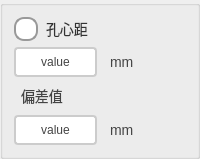
            <widget class="QGroupBox" name="groupBox_9">
             <property name="title">
              <string/>
             </property>
             <layout class="QVBoxLayout" name="verticalLayout_9">
              <item>
               <layout class="QHBoxLayout" name="horizontalLayout_14">
                <item>
                 <widget class="QRadioButton" name="rbtn_holeCenterDistanceEnable">
                  <property name="sizePolicy">
                   <sizepolicy hsizetype="Minimum" vsizetype="Minimum">
                    <horstretch>0</horstretch>
                    <verstretch>0</verstretch>
                   </sizepolicy>
                  </property>
                  <property name="styleSheet">
                   <string notr="true">QRadioButton {
    spacing: 8px;
    font-size: 14px;
    color: #333;  /* 保持原始文字颜色 */
}

/* 未选中状态 */
QRadioButton::indicator {
    width: 20px;
    height: 20px;
    border-radius: 10px;
    border: 2px solid #999;
    background: #ffffff;
}

/* 悬停效果 */
QRadioButton::indicator:hover {
    border: 2px solid #666;
}

/* 选中状态 */
QRadioButton::indicator:checked {
    border: 2px solid #FF6B00;  /* 橙色边框 */
}

/* 选中时的内圆 */
QRadioButton::indicator:checked {
    background-color: qradialgradient(
        cx:0.5, cy:0.5,
        radius:0.4,
        fx:0.5, fy:0.5,
        stop:0 #FF6B00,  /* 主橙色 */
        stop:1 transparent
    );
}

/* 禁用状态 */
QRadioButton:::disabled {
    border: 2px solid #ccc;
    background: #eee;
}

/* 点击动画效果 */
QRadioButton::indicator:pressed {
    border: 2px solid #CC5500;  /* 深橙色边框 */
    background-color: qradialgradient(
        cx:0.5, cy:0.5,
        radius:0.5,
        fx:0.5, fy:0.5,
        stop:0 #FFD8B3,  /* 浅橙色渐变 */
        stop:1 transparent
    );
}</string>
                  </property>
                  <property name="text">
                   <string>孔心距</string>
                  </property>
                 </widget>
                </item>
               </layout>
              </item>
              <item>
               <layout class="QHBoxLayout" name="horizontalLayout_23">
                <item>
                 <widget class="QPushButton" name="pbtn_holeCenterDistanceValue">
                  <property name="sizePolicy">
                   <sizepolicy hsizetype="Minimum" vsizetype="Minimum">
                    <horstretch>0</horstretch>
                    <verstretch>0</verstretch>
                   </sizepolicy>
                  </property>
                  <property name="styleSheet">
                   <string notr="true">QPushButton {
    padding: 6px 14px;
    border: 2px solid #CCC;
    border-radius: 4px;
    background-color: white;
    color: #444;
}

QPushButton:hover {
    border-color: #999;
    background-color: #F5F5F5;
}

QPushButton:pressed {
    border-color: #777;
    background-color: #EEE;
}</string>
                  </property>
                  <property name="text">
                   <string>value</string>
                  </property>
                 </widget>
                </item>
                <item>
                 <widget class="QLabel" name="label_23">
                  <property name="styleSheet">
                   <string notr="true">/* 基础标签样式 */
QLabel {
    color: #444444;          /* 主文字色 */
    font-size: 14px;         /* 标准字号 */
    background: transparent; /* 透明背景 */
    padding: 2px 4px;        /* 基础内边距 */
}

/* 标题样式 */
QLabel.title {
    font-size: 16px;
    font-weight: 600;
    color: #333333;
    border-bottom: 1px solid #DDDDDD; /* 下划线装饰 */
    padding-bottom: 4px;
}

/* 副标题/次要文本 */
QLabel.subtitle {
    color: #666666;
    font-size: 13px;
    font-style: italic;
}

/* 强调文本 */
QLabel.emphasis {
    color: #333333;
    font-weight: 500;
    background-color: #F5F5F5;
    border-radius: 3px;
    padding: 4px 8px;
}

/* 状态标签（成功/警告/错误） */
QLabel[state=&quot;success&quot;] {
    color: #228B22;          /* 森林绿 */
    border-left: 3px solid #228B22;
    padding-left: 8px;
}

QLabel[state=&quot;warning&quot;] {
    color: #FF8C00;          /* 暗橙 */
    border-left: 3px solid #FF8C00;
    padding-left: 8px;
}

QLabel[state=&quot;error&quot;] {
    color: #B22222;          /* 砖红 */
    border-left: 3px solid #B22222;
    padding-left: 8px;
}

/* 数据展示标签 */
QLabel.data {
    color: #2F4F4F;          /* 深石板灰 */
    font-family: monospace;
    border: 1px solid #E0E0E0;
    background-color: #FFFFFF;
    padding: 6px 12px;
    border-radius: 4px;
}

/* 禁用状态 */
QLabel:disabled {
    color: #AAAAAA;
    background-color: transparent;
}

/* 链接样式（伪链接效果） */
QLabel.link {
    color: #4682B4;          /* 钢蓝 */
    text-decoration: underline;
    border-bottom: 1px dotted #4682B4;
}

/* 图标标签 */
QLabel.icon {
    qproperty-alignment: AlignCenter;
    border: 1px solid #E0E0E0;
    border-radius: 4px;
    background-color: #FFFFFF;
    padding: 12px;
}</string>
                  </property>
                  <property name="text">
                   <string>mm</string>
                  </property>
                 </widget>
                </item>
               </layout>
              </item>
              <item>
               <widget class="QLabel" name="label_29">
                <property name="styleSheet">
                 <string notr="true">/* 基础标签样式 */
QLabel {
    color: #444444;          /* 主文字色 */
    font-size: 14px;         /* 标准字号 */
    background: transparent; /* 透明背景 */
    padding: 2px 4px;        /* 基础内边距 */
}

/* 标题样式 */
QLabel.title {
    font-size: 16px;
    font-weight: 600;
    color: #333333;
    border-bottom: 1px solid #DDDDDD; /* 下划线装饰 */
    padding-bottom: 4px;
}

/* 副标题/次要文本 */
QLabel.subtitle {
    color: #666666;
    font-size: 13px;
    font-style: italic;
}

/* 强调文本 */
QLabel.emphasis {
    color: #333333;
    font-weight: 500;
    background-color: #F5F5F5;
    border-radius: 3px;
    padding: 4px 8px;
}

/* 状态标签（成功/警告/错误） */
QLabel[state=&quot;success&quot;] {
    color: #228B22;          /* 森林绿 */
    border-left: 3px solid #228B22;
    padding-left: 8px;
}

QLabel[state=&quot;warning&quot;] {
    color: #FF8C00;          /* 暗橙 */
    border-left: 3px solid #FF8C00;
    padding-left: 8px;
}

QLabel[state=&quot;error&quot;] {
    color: #B22222;          /* 砖红 */
    border-left: 3px solid #B22222;
    padding-left: 8px;
}

/* 数据展示标签 */
QLabel.data {
    color: #2F4F4F;          /* 深石板灰 */
    font-family: monospace;
    border: 1px solid #E0E0E0;
    background-color: #FFFFFF;
    padding: 6px 12px;
    border-radius: 4px;
}

/* 禁用状态 */
QLabel:disabled {
    color: #AAAAAA;
    background-color: transparent;
}

/* 链接样式（伪链接效果） */
QLabel.link {
    color: #4682B4;          /* 钢蓝 */
    text-decoration: underline;
    border-bottom: 1px dotted #4682B4;
}

/* 图标标签 */
QLabel.icon {
    qproperty-alignment: AlignCenter;
    border: 1px solid #E0E0E0;
    border-radius: 4px;
    background-color: #FFFFFF;
    padding: 12px;
}</string>
                </property>
                <property name="text">
                 <string>偏差值</string>
                </property>
               </widget>
              </item>
              <item>
               <layout class="QHBoxLayout" name="horizontalLayout_24">
                <item>
                 <widget class="QPushButton" name="pbtn_holeCenterDistanceSimilarity">
                  <property name="sizePolicy">
                   <sizepolicy hsizetype="Minimum" vsizetype="Minimum">
                    <horstretch>0</horstretch>
                    <verstretch>0</verstretch>
                   </sizepolicy>
                  </property>
                  <property name="styleSheet">
                   <string notr="true">QPushButton {
    padding: 6px 14px;
    border: 2px solid #CCC;
    border-radius: 4px;
    background-color: white;
    color: #444;
}

QPushButton:hover {
    border-color: #999;
    background-color: #F5F5F5;
}

QPushButton:pressed {
    border-color: #777;
    background-color: #EEE;
}</string>
                  </property>
                  <property name="text">
                   <string>value</string>
                  </property>
                 </widget>
                </item>
                <item>
                 <widget class="QLabel" name="label_30">
                  <property name="styleSheet">
                   <string notr="true">/* 基础标签样式 */
QLabel {
    color: #444444;          /* 主文字色 */
    font-size: 14px;         /* 标准字号 */
    background: transparent; /* 透明背景 */
    padding: 2px 4px;        /* 基础内边距 */
}

/* 标题样式 */
QLabel.title {
    font-size: 16px;
    font-weight: 600;
    color: #333333;
    border-bottom: 1px solid #DDDDDD; /* 下划线装饰 */
    padding-bottom: 4px;
}

/* 副标题/次要文本 */
QLabel.subtitle {
    color: #666666;
    font-size: 13px;
    font-style: italic;
}

/* 强调文本 */
QLabel.emphasis {
    color: #333333;
    font-weight: 500;
    background-color: #F5F5F5;
    border-radius: 3px;
    padding: 4px 8px;
}

/* 状态标签（成功/警告/错误） */
QLabel[state=&quot;success&quot;] {
    color: #228B22;          /* 森林绿 */
    border-left: 3px solid #228B22;
    padding-left: 8px;
}

QLabel[state=&quot;warning&quot;] {
    color: #FF8C00;          /* 暗橙 */
    border-left: 3px solid #FF8C00;
    padding-left: 8px;
}

QLabel[state=&quot;error&quot;] {
    color: #B22222;          /* 砖红 */
    border-left: 3px solid #B22222;
    padding-left: 8px;
}

/* 数据展示标签 */
QLabel.data {
    color: #2F4F4F;          /* 深石板灰 */
    font-family: monospace;
    border: 1px solid #E0E0E0;
    background-color: #FFFFFF;
    padding: 6px 12px;
    border-radius: 4px;
}

/* 禁用状态 */
QLabel:disabled {
    color: #AAAAAA;
    background-color: transparent;
}

/* 链接样式（伪链接效果） */
QLabel.link {
    color: #4682B4;          /* 钢蓝 */
    text-decoration: underline;
    border-bottom: 1px dotted #4682B4;
}

/* 图标标签 */
QLabel.icon {
    qproperty-alignment: AlignCenter;
    border: 1px solid #E0E0E0;
    border-radius: 4px;
    background-color: #FFFFFF;
    padding: 12px;
}</string>
                  </property>
                  <property name="text">
                   <string>mm</string>
                  </property>
                 </widget>
                </item>
               </layout>
              </item>
             </layout>
            </widget>
